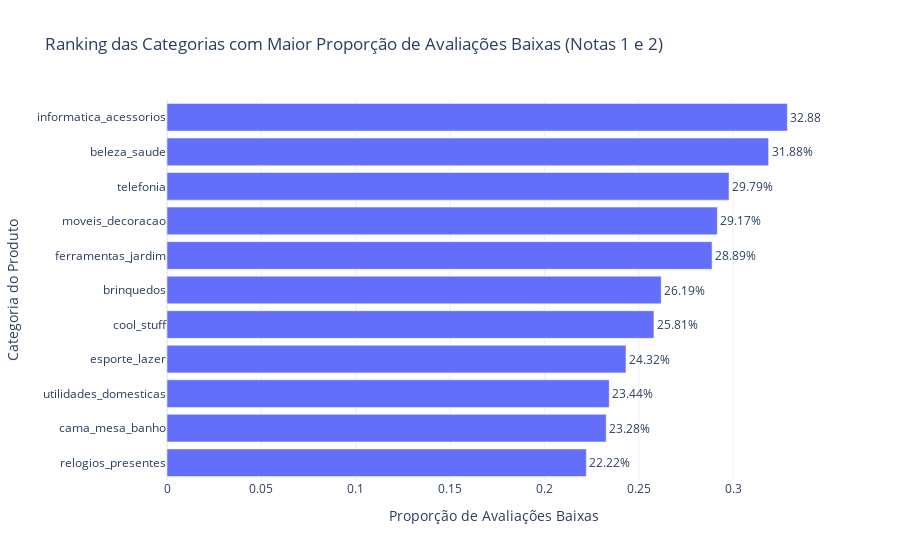

The code cell stored with this chart in its notebook:
### Code cell
# Garante que os valores estejam como escalares e não listas
df_proporcao_filtrado['proporcao_baixas_val'] = df_proporcao_filtrado['proporcao_baixas'].apply(lambda x: x[0] if isinstance(x, list) else x)

# Ordena da maior para a menor proporção de avaliações negativas
df_proporcao_filtrado = df_proporcao_filtrado.sort_values(by='proporcao_baixas_val', ascending=False)

# Gera gráfico com Plotly exibindo as categorias mais mal avaliadas no topo
fig = px.bar(
    df_proporcao_filtrado,
    x='proporcao_baixas_val',
    y='product_category_name',
    orientation='h',
    labels={
        'proporcao_baixas_val': 'Proporção de Avaliações Baixas',
        'product_category_name': 'Categoria do Produto'
    },
    title='Ranking das Categorias com Maior Proporção de Avaliações Baixas (Notas 1 e 2)',a
    text=df_proporcao_filtrado['proporcao_baixas_val'].apply(lambda x: f"{x:.2%}")
)

fig.update_traces(textposition='outside')
fig.update_layout(
    yaxis={'categoryorder': 'total ascending'},  # <- isso faz o gráfico mostrar as piores no topo
    template='plotly_white',
    margin=dict(l=150)
)

fig.show()

### Figure 1 — Plotly figure (JSON) as saved in the notebook; plotly's stock layout.template omitted (floating-point values rounded to 4 significant figures)
{"data": [{"hovertemplate": "Proporção de Avaliações Baixas=%{x}<br>Categoria do Produto=%{y}<br>text=%{text}<extra></extra>", "legendgroup": "", "marker": {"color": "#636efa", "pattern": {"shape": ""}}, "name": "", "orientation": "h", "showlegend": false, "text": ["32.88%", "31.88%", "29.79%", "29.17%", "28.89%", "26.19%", "25.81%", "24.32%", "23.44%", "23.28%", "22.22%"], "textposition": "outside", "type": "bar", "x": [0.3288, 0.3188, 0.2979, 0.2917, 0.2889, 0.2619, 0.2581, 0.2432, 0.2344, 0.2328, 0.2222], "xaxis": "x", "y": ["informatica_acessorios", "beleza_saude", "telefonia", "moveis_decoracao", "ferramentas_jardim", "brinquedos", "cool_stuff", "esporte_lazer", "utilidades_domesticas", "cama_mesa_banho", "relogios_presentes"], "yaxis": "y"}], "layout": {"barmode": "relative", "legend": {"tracegroupgap": 0}, "margin": {"l": 150}, "title": {"text": "Ranking das Categorias com Maior Proporção de Avaliações Baixas (Notas 1 e 2)"}, "xaxis": {"anchor": "y", "domain": [0, 1], "title": {"text": "Proporção de Avaliações Baixas"}}, "yaxis": {"anchor": "x", "categoryorder": "total ascending", "domain": [0, 1], "title": {"text": "Categoria do Produto"}}}}
